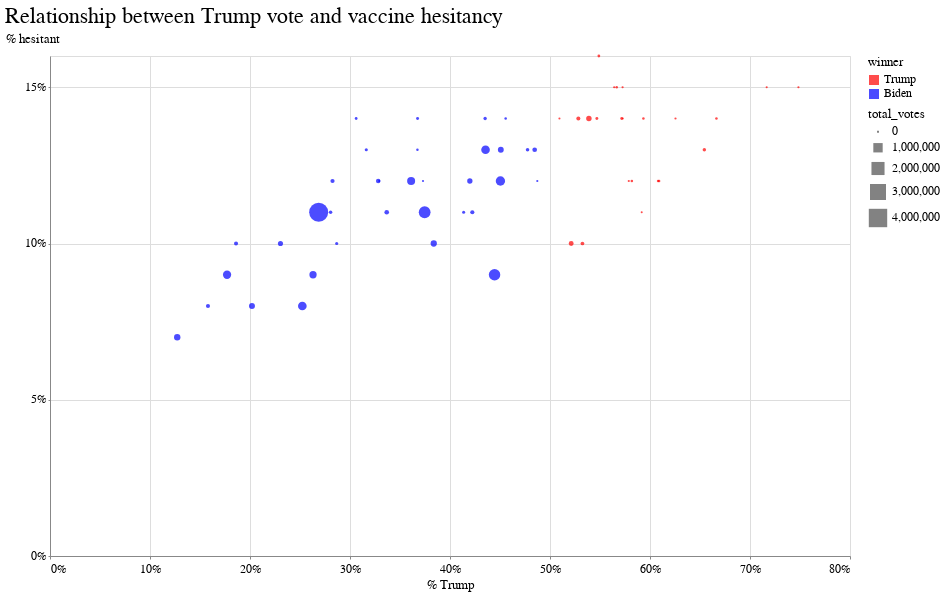

Here is the notebook cell this chart was saved with:
### Code cell
alt.Chart(ca_merge).mark_circle(size=50).encode(
    x=alt.X("per_gop", title="% Trump", axis=alt.Axis(tickCount=6, format=("%"))),
    y=alt.Y(
        "estimated_hesitant",
        title="% hesitant",
        axis=alt.Axis(tickCount=4, format=("%")),
    ),
    color=alt.Color(
        "winner", scale=alt.Scale(domain=["Trump", "Biden"], range=["red", "blue"])
    ),
    size=alt.Size("total_votes"),
).properties(
    width=800, height=500, title="Relationship between Trump vote and vaccine hesitancy"
)
